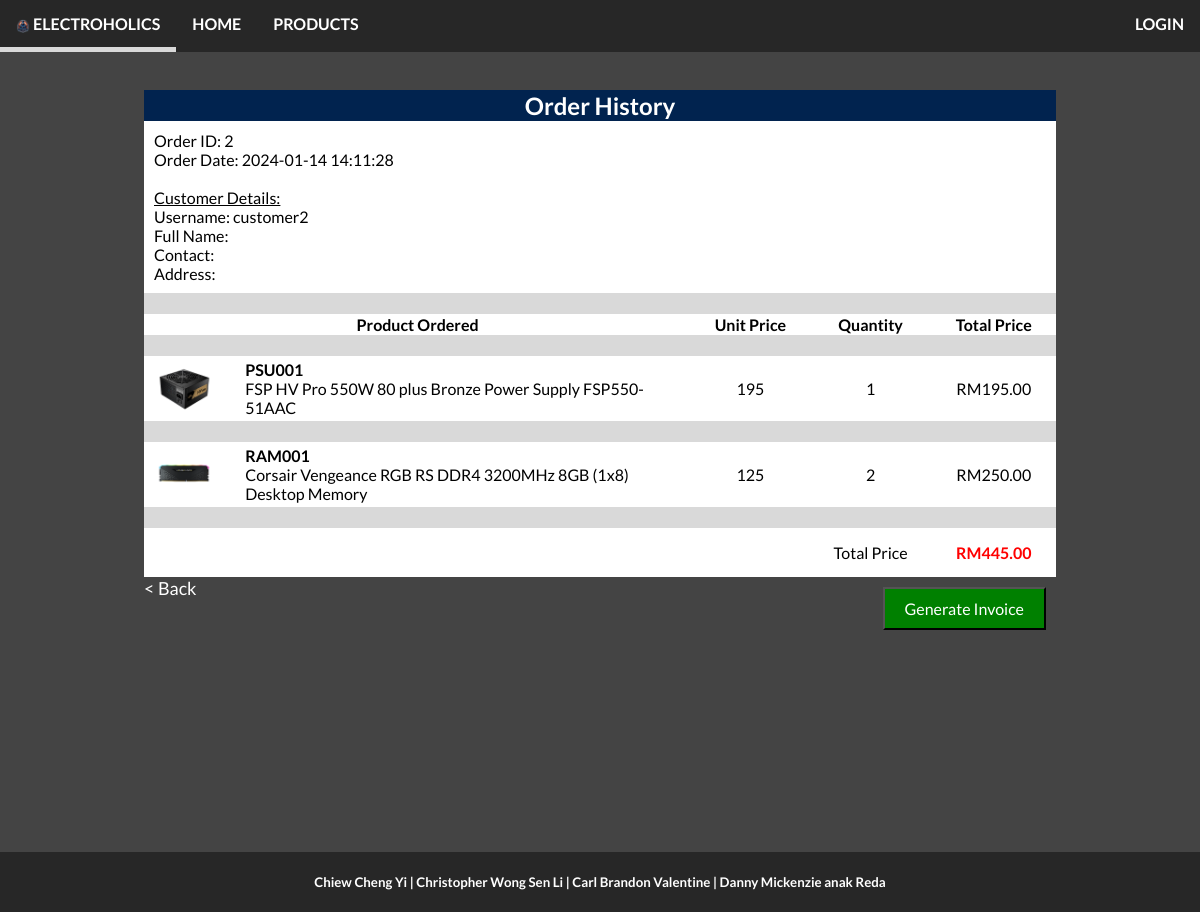
Screenshot of /orderHistoryModule/orderHistoryDetailedAdmin.php?id=2 with the database file from the repository.
### tables this page shows
CREATE TABLE IF NOT EXISTS order_receipt (
    orderID int PRIMARY KEY AUTO_INCREMENT,
    cartID int,
    paymentAmount double,
    orderDatetime datetime DEFAULT CURRENT_TIMESTAMP,
    FOREIGN KEY (cartID) REFERENCES cart(cartID)
);

CREATE TABLE IF NOT EXISTS account (
    accountID int PRIMARY KEY NOT NULL AUTO_INCREMENT,
    accountEmail varchar(255) NOT NULL UNIQUE,
    accountPassword varchar(255) NOT NULL,
    username varchar(255) NOT NULL UNIQUE,
    accountRegistrationDate date NOT NULL DEFAULT CURRENT_DATE,
    accountRole int NOT NULL DEFAULT 2 COMMENT '1 - Admin, 2 - Customer'
);

CREATE TABLE IF NOT EXISTS catalog_item (
    productIndex int PRIMARY KEY AUTO_INCREMENT,
    productID varchar(16),
    productType varchar(16),
    productName varchar(255),
    productDescription varchar(255),
    productPrice double,
    productStock int,
    productImagePath varchar(255)
);

CREATE TABLE IF NOT EXISTS item_order (
    cartID int,
    productIndex int,
    orderQuantity int,
    orderCost double,
    FOREIGN KEY (cartID) REFERENCES cart(cartID) ON DELETE CASCADE,
    FOREIGN KEY (productIndex) REFERENCES catalog_item(productIndex) ON DELETE CASCADE
);

### orderHistoryModule/orderHistoryDetailedAdmin.php (the view, shortened to what this page needs)
<?php
    include("../include/config.php");
?>
<!DOCTYPE HTML>
<html lang="en">
<html>
<head>
    <link rel="stylesheet" href="../css/style.css">
    <link rel="stylesheet" href="../css/catalogueStyle.css">
    <link rel="stylesheet" href="https://cdnjs.cloudflare.com/ajax/libs/font-awesome/4.7.0/css/font-awesome.min.css">
</head>
<body>
    <nav class="topnav" id="myTopnav">
        <a href="../index.php" class="tab"><img src="../images/websiteElements/siteElements/electroholicsLogo.png"><b> ELECTROHOLICS </b></a>
        <a href="../index.php" class="tab"><b>HOME</b></a>
        <a href="../catalogueModule/processors.php" class="tab"><b>PRODUCTS</b></a>
        <?php
            if (isset($_SESSION["accountID"])) {
                $accountID = $_SESSION["accountID"];
                $accountEmail = $_SESSION["accountEmail"];
                $username = $_SESSION["username"];
                $accountRole = $_SESSION["accountRole"];
                if ($accountRole == 1) {
                    echo "<a href='../inventoryTrackingModule/storeInventory.php' class='tab'><b>STORE INVENTORY</b></a>";
                    echo "<a href='../orderHistoryModule/orderHistoryAdmin.php' class='active'><b>ALL ORDER HISTORY</b></a>";
                    echo "<a href='../userProfileAndAccountModule/profile.php' class='tab'><b><i class='fa fa-user-circle-o'></i> $username</b></a>";
                    echo "<a href='../userAuthenticationModule/logout.php' class='tabRight'><b>LOGOUT</b></a>";
                }
                else if ($accountRole == 2) {
                    $cartQuery = "
                        SELECT COUNT(item_order.cartID) AS numberOfCartItems FROM item_order
                        JOIN cart on item_order.cartID = cart.cartID
                        JOIN user_profile ON cart.userID = user_profile.userID
                        WHERE user_profile.accountID = '$accountID' AND cart.isActive = 1;
                    ";
                    $result = mysqli_query($conn, $cartQuery);
                    $row = mysqli_fetch_assoc($result);
                    $numberOfCartItems = $row["numberOfCartItems"];
                    echo "<a href='../shoppingCartModule/cart.php' class='tab'><i class='fa fa-shopping-cart'><b></i> My Cart ($numberOfCartItems items)</b></a>";
                    echo "<a href='../userProfileAndAccountModule/profile.php' class='active'><b><i class='fa fa-user-circle-o'></i> $username</b></a>";
                    echo "<a href='../userAuthenticationModule/logout.php' class='tabRight'><b>LOGOUT</b></a>";
                }
            }
            else {
                echo "<a href='userAuthenticationModule/login.php' class='tabRight'><b>LOGIN</b></a>";
            }
        ?>
    </nav>
    <main style="flex: 1">
        <div class="row">
            <div class="textBody">
                <br><br>
                <div class="name">
                    <table class="orderHistoryTable">
                        <?php
                            if (isset($_GET["id"]) && $_GET["id"] != "") {
                                $id = $_GET["id"];
                                $fetchCartQuery = "
                                    SELECT
                                    order_receipt.orderID, order_receipt.paymentAmount, order_receipt.orderDatetime,
                                    cart.cartID,
                                    user_profile.userFullName, user_profile.userContact, user_profile.userAddress,
                                    account.username, account.accountEmail
                                    FROM order_receipt
                                    JOIN cart ON order_receipt.cartID = cart.cartID
                                    JOIN item_order ON cart.cartID = item_order.cartID
                                    JOIN catalog_item ON item_order.productIndex = catalog_item.productIndex
                                    JOIN user_profile ON user_profile.userID = cart.userID
                                    JOIN account ON account.accountID = user_profile.accountID
                                    WHERE cart.cartID = '$id';
                                ";
                                $results = mysqli_query($conn, $fetchCartQuery);
                                $row = mysqli_fetch_assoc($results);
                                $userFullName = $row["userFullName"];
                                $userContact = $row["userContact"];
                                $userAddress = $row["userAddress"];
                                $username = $row["username"];
                                $orderID = $row["orderID"];
                                $orderDatetime = $row["orderDatetime"];
                                $paymentAmount = number_format($row["paymentAmount"], 2);
                            }
                        ?>
                        <tr>
                            <th class="title" colspan="5">Order History</th>
                        </tr>
                        <tr class="firstRow">
                            <td colspan="3" style="padding: 10px;">
                                Order ID: <?=$orderID;?><br>
                                Order Date: <?=$orderDatetime;?><br><br>
                                <u>Customer Details:</u><br>
                                Username: <?=$username;?><br>
                                Full Name: <?=$userFullName;?><br>
                                Contact: <?=$userContact;?><br>
                                Address: <?=$userAddress;?><br>
                            </td>
                            <td colspan="2">&nbsp;</td>
                        </tr>
                        <tr>
                            <td colspan="5">&nbsp;</td>
                        </tr>
                        <tr class="item">
                            <td colspan="2">Product Ordered</td>
                            <td>Unit Price</td>
                            <td>Quantity</td>
                            <td>Total Price</td>
                        </tr>
                        <?php
                            if (isset($_GET["id"]) && $_GET["id"] != "") {
                                $id = $_GET["id"];
                                $fetchCartQuery = "
                                    SELECT
                                    catalog_item.*,
                                    item_order.orderQuantity, item_order.orderCost,
                                    order_receipt.orderID, order_receipt.paymentAmount, order_receipt.orderDatetime,
                                    cart.cartID,
                                    user_profile.userID
                                    FROM order_receipt
                                    JOIN cart ON order_receipt.cartID = cart.cartID
                                    JOIN item_order ON cart.cartID = item_order.cartID
                                    JOIN catalog_item ON item_order.productIndex = catalog_item.productIndex
                                    JOIN user_profile ON user_profile.userID = cart.userID
                                    WHERE cart.cartID = '$id';
                                ";
                                $results = mysqli_query($conn, $fetchCartQuery);
                                while ($row = mysqli_fetch_assoc($results)) {
                                    $productID = $row["productID"];
                                    $productName = $row["productName"];
                                    $productPrice = $row["productPrice"];
                                    $productImagePath = $row["productImagePath"];
                                    $orderQuantity = $row["orderQuantity"];
                                    $orderCost = number_format($row["orderCost"], 2);
                                    $orderID = $row["orderID"];
                                    echo "<tr><td colspan='5'>&nbsp;</td></tr>";
                                    echo "<tr class='itemRow'>";
                                    echo "<td style='width: 10%;'><img src='$productImagePath' style='width: 60px; height: 60px; align-items: center; display: inline-block' alt='ProductImage'></td>";
                                    echo "<td style='width: 50%;'><b>$productID</b><br>$productName</td>";
                                    echo "<td style='text-align: center'>$productPrice</td>";
                                    echo "<td style='text-align: center'>$orderQuantity</td>";
                                    echo "<td style='text-align: center'>RM$orderCost</td>";
                                    echo "</tr>";
                                }
                            }
                        ?>
                        <tr><td colspan="5">&nbsp;</td></tr>
                        <tr class="lastRow">
                            <td colspan="3" style="padding-top: 15px; padding-bottom: 15px;">&nbsp;</td>
                            <td style="text-align: center;">Total Price</td>
                            <td style="color: red; text-align: center;"><b>RM<?=$paymentAmount;?></b></td>
                        </tr>
                    </table>
                    <a class="back-link" href="javascript:history.back();" style="text-align: left, text-decoration: none; color: white; font-size: 18px;">< Back</a>
                    <button class="button" onclick="redirect('../invoicingModule/generateInvoiceAdmin.php?id=<?=$orderID;?>');">Generate Invoice</button>
                </div>
                <br><br>
            </div>
        </div>
    </main>
    <footer>
        <h5>Chiew Cheng Yi | Christopher Wong Sen Li | Carl Brandon Valentine | Danny Mickenzie anak Reda</h5>
    </footer>
</body>
</html>

### css/style.css (style rules this page uses)
* { font-family: Lato, sans-serif; }
body { display: flex; flex-direction: column; margin: 0; }
footer { overflow: hidden; text-align: center; width: 100%; background-color: #272727; color: white; margin: 0; }
.topnav { overflow: hidden; background-color: #272727; margin-top: 0; margin-bottom: 0; }
.topnav img { max-width: 14px; height: auto; display: inline-block; margin: 0 auto; vertical-align: middle; }
.topnav a.tab, a.icon { float: left; display: block; color: #FFFFFF; text-align: center; padding: 14px 16px; text-decoration: none; transition: background-color 0.1s, color 0.1s; border-bottom: 5px solid #272727; }
.topnav a.tabRight { float: right; display: block; color: #FFFFFF; text-align: center; padding: 14px 16px; text-decoration: none; transition: background-color 0.1s, color 0.1s; border-bottom: 5px solid #272727; }

### css/catalogueStyle.css (style rules this page uses)
.row { display: flex; flex-wrap: wrap; }
.textBody { background-color: #444444; color: #FFFFFF; margin: 0; display: flex; flex-direction: column; padding-left: 12%; padding-right: 12%; min-height: 100vh; flex: 2; width: 85%; }

### orderHistoryModule/orderHistoryDetailedAdmin.php (style rules this page uses)
body { margin: 0; font-family: Arial, sans-serif; }
.orderHistoryTable { width: 100%; border-collapse: collapse; background-color: #D9D9D9; }
.orderHistoryTable .item { background-color: #FFFFFF; color: black; padding: 10px; text-align: center; font-weight: bold; }
.orderHistoryTable .title { background-color: #01234F; color: white; text-align: center; font-size: 24px; }
.orderHistoryTable td { padding-left: 10px; padding-right: 10px; }
.firstRow { background-color: #FFFFFF; color: black; }
.itemRow { background-color: #FFFFFF; color: black; padding: 10px; align-items: center; }
.lastRow { background-color: #FFFFFF; width: 5%; color: black; padding: 10px; text-align: left; align-items: center; }
.back-link { text-decoration: none; color: white; font-size: 18px; font-weight: normal; }
.button { background-color: #008000; color: white; font-size: 16px; padding: 10px 20px; text-align: center; float: right; margin: 10px; transition: 0.1s background-color; }

### rows the page displays
order_receipt: orderID "2", orderDatetime "2024-01-14 14:11:28", catalog_item.productImagePath (picture), catalog_item.productID "PSU001", catalog_item.productName "FSP HV Pro 550W 80 plus Bronze Power Supply FSP550-51AAC", catalog_item.productPrice "195", item_order.orderQuantity "1", item_order.orderCost "195.00", catalog_item.productID "RAM001", catalog_item.productName "Corsair Vengeance RGB RS DDR4 3200MHz 8GB (1x8) Desktop Memory", catalog_item.productPrice "125", item_order.orderQuantity "2", item_order.orderCost "250.00", paymentAmount "445.00"
account: username "customer2"
